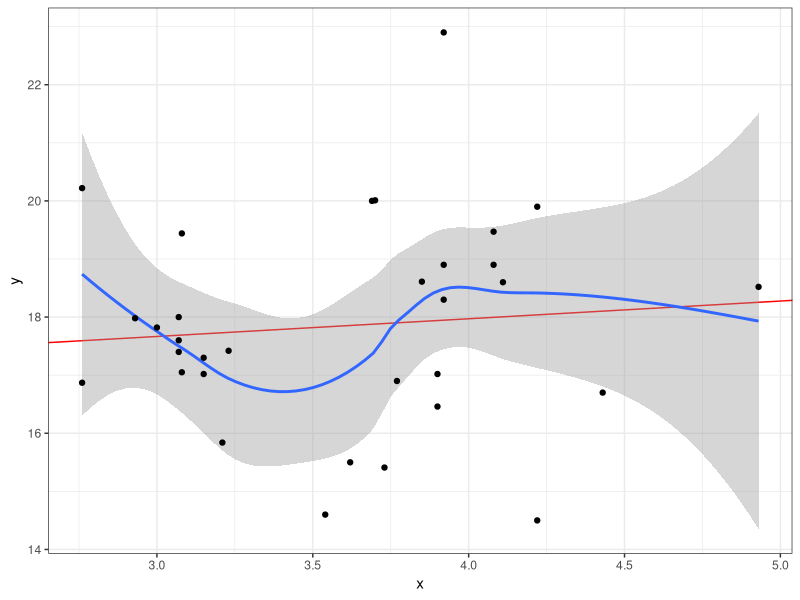

This chart was generated by the following R code:
library(dplyr, warn.conflicts = F)
library(ggplot2, warn.conflicts = F)

tidyCars = mtcars %>% mutate(am=as.factor(am),cyl=as.factor(cyl),vs=as.factor(vs),gear=as.factor(gear),carb=as.factor(carb))
row.names(tidyCars) = row.names(mtcars)

xcol = "drat"
ycol = "qsec"

x = tidyCars[,xcol]
y = tidyCars[,ycol]
fit = lm(y~x)

df = data.frame(var = character(0), val = character(0), stringsAsFactors = F)
df[nrow(df) + 1,] = c("x",toString(x))
df[nrow(df) + 1,] = c("y",toString(y))

# compute sums
n = length(x)
df[nrow(df) + 1,] = c("n",toString(n))

sumx = sum(x)
df[nrow(df) + 1,] = c("sum(x)",toString(sumx))

sumy = sum(y)
df[nrow(df) + 1,] = c("sum(y)",toString(sumy))

x2 = (x^2)
df[nrow(df) + 1,] = c("x2",toString(x2))

y2 = (y^2)
df[nrow(df) + 1,] = c("y^2",toString(y2))

sumx2 = sum(x2)
df[nrow(df) + 1,] = c("sum(x2)",toString(sumx2))

sumy2 = sum(y2)
df[nrow(df) + 1,] = c("sum(y2)",toString(sumy2))

xy = (x*y)
df[nrow(df) + 1,] = c("x*y",toString(xy))

sumxy = sum(xy)
df[nrow(df) + 1,] = c("sum(xy)",toString(sumxy))

# compute model
meanx = mean(x)
df[nrow(df) + 1,] = c("mean(x)",toString(meanx))

meany = mean(y)
df[nrow(df) + 1,] = c("mean(y)",toString(meany))

sdx = sd(x)
df[nrow(df) + 1,] = c("sd(x)",toString(sdx))

sdy = sd(y)
df[nrow(df) + 1,] = c("sd(y)",toString(sdy))

ssxy = sumxy - (sumx*sumy)/n
df[nrow(df) + 1,] = c("ssxy = sumxy - (sumx*sumy)/n",toString(ssxy))

ssx = sumx2 - sumx^2/n
df[nrow(df) + 1,] = c("ssx = sumx2 - sumx^2/n",toString(ssx))

ssy = sumy2 - sumy^2/n
df[nrow(df) + 1,] = c("ssy = sumy2 - sumy^2/n",toString(ssy))

# slope is b1 and intercept is b0
b1 = ssxy/ssx
df[nrow(df) + 1,] = c("b1 = ssxy/ssx",toString(b1))

b0 = meany - (b1 * meanx)
df[nrow(df) + 1,] = c("b0 = meany - (b1 * meanx)",toString(b0))

mse = mean((y - b0 * x) ^2)
df[nrow(df) + 1,] = c("mse = mean((y - b0 * x) ^2)",toString(mse))

lse = sum((y - (b0 + b1*x))^2)
df[nrow(df) + 1,] = c("lse = sum((y - (b0 + b1*x))^2)",toString(lse))

# significance of regression model, r is the normalized, r is same as corXY
r = ssxy / sqrt(ssx * ssy)
df[nrow(df) + 1,] = c("r = ssxy / sqrt(ssx * ssy)",toString(r))
# linear determination
r2 = r^2
df[nrow(df) + 1,] = c("r2 = r^2",toString(r2))

tStat = (r-0)/ sqrt((1-r2)/(n-2))
df[nrow(df) + 1,] = c("t statistic=(r-0)/ sqrt((1-r2)/(n-2))",toString(tStat))

sampleXActual = tidyCars[1,xcol]
sampleYActual = tidyCars[1,ycol]
sampleYEstimated = b0 - (b1 * sampleXActual)
df[nrow(df) + 1,] = c("actual x row 1",toString(sampleXActual))
df[nrow(df) + 1,] = c("actual y row 1",toString(sampleYActual))
df[nrow(df) + 1,] = c("estimated y=b0 - (b1 * actual x)",toString(sampleYEstimated))

xLabel = xcol
yLabel = ycol
titleLabel = paste(ycol," as a function of ", xcol)

g = ggplot(tidyCars,aes(y = y,x = x))
g = g  + scale_size(range = c(2, 5), guide = "none" )
g = g + geom_abline(intercept = b0, slope = b1, colour = "red")
g = g + geom_smooth(method="loess", formula=y~x)
g = g + geom_point()
g = g + labs(list(x=xLabel,y=yLabel, title=titleLabel))
g = g + theme_bw()
g
